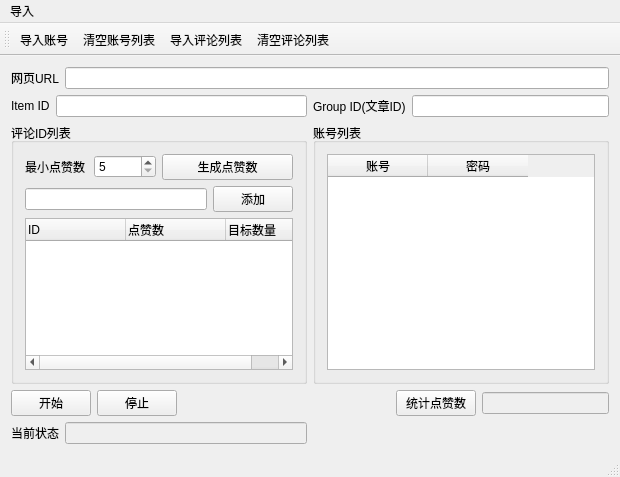
<?xml version="1.0" encoding="UTF-8"?>
<ui version="4.0">
 <class>autobots_toutiaoClass</class>
 <widget class="QMainWindow" name="autobots_toutiaoClass">
  <property name="geometry">
   <rect>
    <x>0</x>
    <y>0</y>
    <width>620</width>
    <height>477</height>
   </rect>
  </property>
  <property name="windowTitle">
   <string>今日头条点赞</string>
  </property>
  <widget class="QWidget" name="centralWidget">
   <layout class="QGridLayout" name="gridLayout_3">
    <item row="0" column="0" colspan="2">
     <layout class="QHBoxLayout" name="horizontalLayout_2">
      <item>
       <widget class="QLabel" name="label_3">
        <property name="text">
         <string>网页URL</string>
        </property>
       </widget>
      </item>
      <item>
       <widget class="QLineEdit" name="lineEdit_url">
        <property name="enabled">
         <bool>true</bool>
        </property>
       </widget>
      </item>
     </layout>
    </item>
    <item row="1" column="0">
     <layout class="QHBoxLayout" name="horizontalLayout_4">
      <item>
       <widget class="QLabel" name="label_4">
        <property name="text">
         <string>Item ID</string>
        </property>
       </widget>
      </item>
      <item>
       <widget class="QLineEdit" name="lineEdit_item_id">
        <property name="enabled">
         <bool>true</bool>
        </property>
       </widget>
      </item>
     </layout>
    </item>
    <item row="1" column="1">
     <layout class="QHBoxLayout" name="horizontalLayout_3">
      <item>
       <widget class="QLabel" name="label_2">
        <property name="text">
         <string>Group ID(文章ID)</string>
        </property>
       </widget>
      </item>
      <item>
       <widget class="QLineEdit" name="lineEdit_page_id">
        <property name="enabled">
         <bool>true</bool>
        </property>
       </widget>
      </item>
     </layout>
    </item>
    <item row="2" column="0" colspan="2">
     <layout class="QHBoxLayout" name="horizontalLayout_6">
      <item>
       <widget class="QGroupBox" name="groupBox">
        <property name="sizePolicy">
         <sizepolicy hsizetype="Preferred" vsizetype="Preferred">
          <horstretch>5</horstretch>
          <verstretch>0</verstretch>
         </sizepolicy>
        </property>
        <property name="title">
         <string>评论ID列表</string>
        </property>
        <layout class="QGridLayout" name="gridLayout">
         <item row="0" column="0">
          <layout class="QHBoxLayout" name="horizontalLayout_8">
           <item>
            <widget class="QLabel" name="label">
             <property name="text">
              <string>最小点赞数</string>
             </property>
            </widget>
           </item>
           <item>
            <widget class="QSpinBox" name="spinBox_min_count">
             <property name="minimum">
              <number>5</number>
             </property>
             <property name="maximum">
              <number>3000</number>
             </property>
             <property name="singleStep">
              <number>10</number>
             </property>
            </widget>
           </item>
          </layout>
         </item>
         <item row="1" column="0" colspan="2">
          <layout class="QHBoxLayout" name="horizontalLayout_7">
           <item>
            <widget class="QLineEdit" name="lineEdit_comment_id"/>
           </item>
           <item>
            <widget class="QPushButton" name="pushButton_add_comment_id">
             <property name="text">
              <string>添加</string>
             </property>
            </widget>
           </item>
          </layout>
         </item>
         <item row="2" column="0" colspan="2">
          <widget class="QTreeWidget" name="treeWidget_comment_id">
           <property name="sizePolicy">
            <sizepolicy hsizetype="Expanding" vsizetype="Expanding">
             <horstretch>2</horstretch>
             <verstretch>0</verstretch>
            </sizepolicy>
           </property>
           <column>
            <property name="text">
             <string>ID</string>
            </property>
           </column>
           <column>
            <property name="text">
             <string>点赞数</string>
            </property>
           </column>
           <column>
            <property name="text">
             <string>目标数量</string>
            </property>
           </column>
          </widget>
         </item>
         <item row="0" column="1">
          <widget class="QPushButton" name="pushButton_compute_num">
           <property name="text">
            <string>生成点赞数</string>
           </property>
          </widget>
         </item>
        </layout>
       </widget>
      </item>
      <item>
       <widget class="QGroupBox" name="groupBox_2">
        <property name="sizePolicy">
         <sizepolicy hsizetype="Preferred" vsizetype="Preferred">
          <horstretch>5</horstretch>
          <verstretch>0</verstretch>
         </sizepolicy>
        </property>
        <property name="title">
         <string>账号列表</string>
        </property>
        <layout class="QGridLayout" name="gridLayout_2">
         <item row="0" column="0">
          <widget class="QTableWidget" name="tableWidget_account_id">
           <column>
            <property name="text">
             <string>账号</string>
            </property>
           </column>
           <column>
            <property name="text">
             <string>密码</string>
            </property>
           </column>
          </widget>
         </item>
        </layout>
       </widget>
      </item>
     </layout>
    </item>
    <item row="3" column="0" colspan="2">
     <layout class="QHBoxLayout" name="horizontalLayout_10">
      <item>
       <layout class="QHBoxLayout" name="horizontalLayout_5">
        <item>
         <widget class="QPushButton" name="pushButton_start">
          <property name="text">
           <string>开始</string>
          </property>
         </widget>
        </item>
        <item>
         <widget class="QPushButton" name="pushButton_pause">
          <property name="text">
           <string>停止</string>
          </property>
         </widget>
        </item>
       </layout>
      </item>
      <item>
       <spacer name="horizontalSpacer">
        <property name="orientation">
         <enum>Qt::Horizontal</enum>
        </property>
        <property name="sizeHint" stdset="0">
         <size>
          <width>40</width>
          <height>20</height>
         </size>
        </property>
       </spacer>
      </item>
      <item>
       <layout class="QHBoxLayout" name="horizontalLayout_9">
        <item>
         <widget class="QPushButton" name="pushButton_count">
          <property name="text">
           <string>统计点赞数</string>
          </property>
         </widget>
        </item>
        <item>
         <widget class="QLineEdit" name="lineEdit_countall">
          <property name="enabled">
           <bool>false</bool>
          </property>
         </widget>
        </item>
       </layout>
      </item>
     </layout>
    </item>
    <item row="4" column="0">
     <layout class="QHBoxLayout" name="horizontalLayout">
      <item>
       <widget class="QLabel" name="label_1">
        <property name="text">
         <string>当前状态</string>
        </property>
       </widget>
      </item>
      <item>
       <widget class="QLineEdit" name="lineEdit_msg">
        <property name="enabled">
         <bool>false</bool>
        </property>
       </widget>
      </item>
     </layout>
    </item>
   </layout>
  </widget>
  <widget class="QMenuBar" name="menuBar">
   <property name="geometry">
    <rect>
     <x>0</x>
     <y>0</y>
     <width>620</width>
     <height>23</height>
    </rect>
   </property>
   <widget class="QMenu" name="menu">
    <property name="title">
     <string>导入</string>
    </property>
    <addaction name="action_from_txt"/>
    <addaction name="action_import_commentid"/>
   </widget>
   <addaction name="menu"/>
  </widget>
  <widget class="QToolBar" name="mainToolBar">
   <attribute name="toolBarArea">
    <enum>TopToolBarArea</enum>
   </attribute>
   <attribute name="toolBarBreak">
    <bool>false</bool>
   </attribute>
   <addaction name="action_from_txt"/>
   <addaction name="action_clear_accounts"/>
   <addaction name="action_import_commentid"/>
   <addaction name="action_clear_comments"/>
  </widget>
  <widget class="QStatusBar" name="statusBar"/>
  <action name="action_from_txt">
   <property name="text">
    <string>导入账号</string>
   </property>
   <property name="toolTip">
    <string>txt文本</string>
   </property>
  </action>
  <action name="action_import_commentid">
   <property name="text">
    <string>导入评论列表</string>
   </property>
  </action>
  <action name="action_clear_comments">
   <property name="text">
    <string>清空评论列表</string>
   </property>
  </action>
  <action name="action_clear_accounts">
   <property name="text">
    <string>清空账号列表</string>
   </property>
  </action>
 </widget>
 <layoutdefault spacing="6" margin="11"/>
 <resources>
  <include location="autobots_toutiao.qrc"/>
 </resources>
 <connections/>
</ui>
